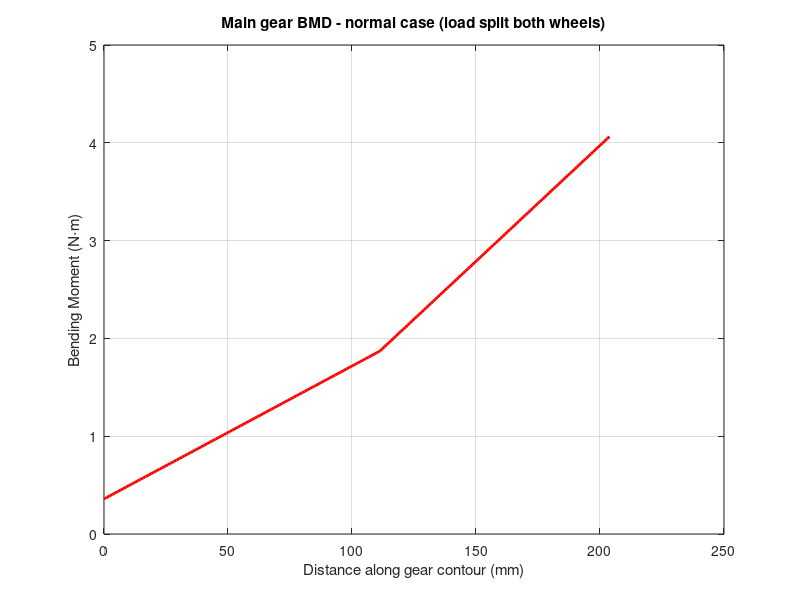
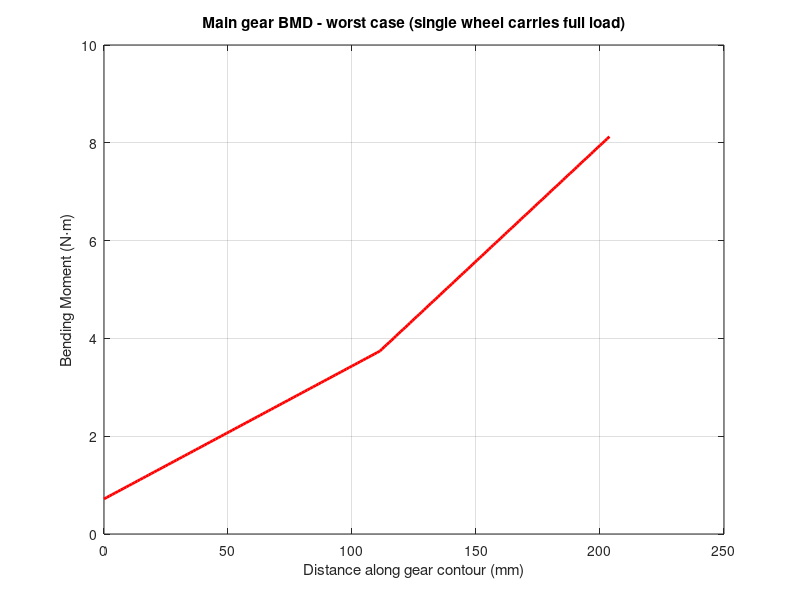

MATLAB code to generate these figures, in order: (Note: this script raises an error after producing the figures.)
clear;
clc;
close all;


%% Hardcoded Values
MTOW        = 6.9;         % kg
g           = 9.81;        % m/s^2
chord       = 0.265;       % m, wing MAC
b_wing      = 2.0;         % m, wing span
sigma_yield = 150e6;       % Pa, Al 1100
sigma_yield_gear = 276e6;  % Pa, Al 6061
E_gear      = 68.9e9;      % Pa, Al 6061 Young's modulus
n_gear      = 3.0;         % design landing load factor
t_leg       = 1e-3;        % m, Thickness
FOS         = 1.5;         % factor of safety
n_fatigue   = 1.5;         % fatigue factor
k_stress    = 1.5;         % stress concentration factor

CHANNEL_ASPECT_RATIO = 1; 
B_SEARCH_LO = 2.5*t_leg;   
B_SEARCH_HI = 0.10;        
BISECTION_TOL = 1e-9;      
BISECTION_MAX_ITER = 100;  
tipback_allow_deg   = 15;  % deg, standard GA minimum (Raymer)
turnover_allow_deg  = 63;  % deg, standard GA maximum (Raymer)
allow_defl_deg      = 5;   % deg, adopted allowable tip deflection angle


%% GEOMETRY

% Overall CG
X_cg            = 275.57e-3;  % m
Y_cg            = 13.03e-3;   % m
Z_cg            = 0.53e-3;    % m

% Nose landing gear
X_nose_attach   = 67.5e-3;    % m, fuselage attach point
Y_nose_attach   = -70.02e-3;  % m
Z_nose_attach   = 0;          % m

X_nose_wheel    = 56.85e-3;   % m, wheel centre
Y_nose_wheel    = -183.02e-3; % m
Z_nose_wheel    = 0;          % m

% Main landing gear
X_main_attach   = 369.31e-3;  % m, fuselage attach point
Y_main_attach   = -91.90e-3;  % m
Z_main_attach   = 0;          % m

X_main_wheel    = 369.31e-3;  % m, wheel centre
Y_main_wheel    = -183.02e-3; % m
Z_main_wheel    = 156.35e-3;  % m

% Wheels Specifications
d_wheel_nose    = 80e-3;      % m, nose wheel diameter
d_wheel_main    = 80e-3;      % m, main wheel diameter
m_wheel         = 170e-3;     % kg, mass per wheel

RAYMER_A_D      = 5.1;        % diameter constant
RAYMER_B_D      = 0.349;      % diameter exponent
RAYMER_A_B      = 2.3;        % width constant
RAYMER_B_B      = 0.312;      % width exponent

PLOT_N_PTS      = 100;       

theta_main_deg  = 35;         % deg, strut angle from vertical
MAX_BEAM_WIDTH  = 200e-3;     % m


%% ---------------- 3. DERIVED GEOMETRY -----------------------------------

pass_fail = {'FAIL', 'PASS'};

r_wheel_nose = d_wheel_nose/2;
r_wheel_main = d_wheel_main/2;

Y_ground = Y_main_wheel - r_wheel_main;

% Basic gear parameters
wheelbase = X_main_wheel - X_nose_wheel;                 % m
track     = 2*Z_main_wheel;                              % m, main gear track
h_cg      = Y_cg - Y_ground;                             % m, CG height above ground

leg_len_main = sqrt((X_main_wheel-X_main_attach)^2 + (Y_main_wheel-Y_main_attach)^2 ...
                     + (Z_main_wheel-Z_main_attach)^2);
leg_len_nose = sqrt((X_nose_wheel-X_nose_attach)^2 + (Y_nose_wheel-Y_nose_attach)^2 ...
                     + (Z_nose_wheel-Z_nose_attach)^2);

rake_main_frontview_deg = atand( (Z_main_wheel-Z_main_attach) / (Y_main_attach-Y_main_wheel) );

rake_nose_sideview_deg = atand( (X_nose_attach-X_nose_wheel) / (Y_nose_attach-Y_nose_wheel) );

height_main = Y_main_attach - Y_ground;   % m, vertical drop, attach -> ground
height_nose = Y_nose_attach - Y_ground;   % m, vertical drop, attach -> ground

fprintf('\n--- Basic gear parameters ---\n');
fprintf('Wheelbase            : %.2f mm\n', wheelbase*1e3);
fprintf('Main gear track      : %.2f mm\n', track*1e3);
fprintf('CG height above ground: %.2f mm\n', h_cg*1e3);
fprintf('Main leg length       : %.2f mm, front-view rake %.2f deg from vertical\n', ...
        leg_len_main*1e3, rake_main_frontview_deg);
fprintf('Nose leg length       : %.2f mm, side-view rake %.2f deg from vertical\n', ...
        leg_len_nose*1e3, rake_nose_sideview_deg);
fprintf('Main gear height (attach->ground): %.2f mm\n', height_main*1e3);
fprintf('Nose gear height (attach->ground): %.2f mm\n', height_nose*1e3);


%% ---------------- 4. STATIC LOAD DISTRIBUTION ---------------------------

W = MTOW*g;   % N, total static weight

W_main_total = W * (X_cg - X_nose_wheel) / wheelbase;   % both main legs combined
W_nose       = W * (X_main_wheel - X_cg) / wheelbase;   % nose gear

W_main_each  = W_main_total/2;                          % per main leg

fprintf('Total weight W        : %.2f N\n', W);
fprintf('Nose gear reaction     : %.2f N  (%.1f%% of W)\n', W_nose, 100*W_nose/W);
fprintf('Main gear reaction (tot): %.2f N  (%.1f%% of W)\n', W_main_total, 100*W_main_total/W);
fprintf('Main gear reaction (each leg): %.2f N\n', W_main_each);


%% ---------------- 5.1 TIRE SIZING -----------

W_nose_kg      = W_nose / g;          % kg, equivalent mass on nose wheel
W_main_each_kg = W_main_each / g;     % kg, equivalent mass on each main wheel

D_main_cm = RAYMER_A_D * W_main_each_kg^RAYMER_B_D;
b_main_cm = RAYMER_A_B * W_main_each_kg^RAYMER_B_B;

D_nose_cm = RAYMER_A_D * W_nose_kg^RAYMER_B_D;
b_nose_cm = RAYMER_A_B * W_nose_kg^RAYMER_B_B;

fprintf('Main wheel load (each): %.3f kg -> D_m = %.2f cm, b_m = %.2f cm\n', ...
        W_main_each_kg, D_main_cm, b_main_cm);
fprintf('Nose wheel load       : %.3f kg -> D_n = %.2f cm, b_n = %.2f cm\n', ...
        W_nose_kg, D_nose_cm, b_nose_cm);
fprintf('\nFor comparison, catalog wheels are %.1f mm dia (both) - the\n', d_wheel_main*1e3);
fprintf('calculated values above are what Raymer''s formula recommends as a\n');
fprintf('MINIMUM based on load alone; catalog wheels exceeding this is fine.\n');


%% ---------------- 5. DESIGN (IMPACT) LOADS ------------------------------

P_nose_design      = n_gear * W_nose;
P_main_design_each  = n_gear * W_main_each;

fprintf('\n--- Design (impact) loads, n_gear = %.2f ---\n', n_gear);
fprintf('Nose gear design load       : %.2f N\n', P_nose_design);
fprintf('Main gear design load (each): %.2f N\n', P_main_design_each);


%% ---------------- 6. STABILITY CHECKS (tip-back & turnover) -------------

tipback_deg = atand( (X_main_wheel - X_cg) / h_cg );

N_pt = [X_nose_wheel, 0];              % nose wheel, plan view
M_pt = [X_main_wheel, Z_main_wheel];   % one main wheel, plan view
C_pt = [X_cg, Z_cg];

line_vec = M_pt - N_pt;
NC_vec   = C_pt - N_pt;
d_perp   = abs(line_vec(1)*NC_vec(2) - line_vec(2)*NC_vec(1)) / norm(line_vec);

turnover_deg = atand(d_perp / h_cg);

fprintf('Tip-back angle  : %.2f deg  (allowable >= %.1f deg) -> %s\n', ...
        tipback_deg, tipback_allow_deg, pass_fail{(tipback_deg >= tipback_allow_deg)+1});
fprintf('Turnover angle  : %.2f deg  (allowable <= %.1f deg) -> %s\n', ...
        turnover_deg, turnover_allow_deg, pass_fail{(turnover_deg <= turnover_allow_deg)+1});

%% ---------------- 5.2 MAIN GEAR DESIGN - BMD -----

HLG_strut_main = Y_main_attach - Y_main_wheel;   % m
theta_main_rad = deg2rad(theta_main_deg);

L_strut_main     = HLG_strut_main / cos(theta_main_rad);      % m, inclined strut length
horiz_proj_main  = L_strut_main * sin(theta_main_rad);        % m, horizontal projection
beam_halfwidth_main = (track/2) - horiz_proj_main;              
sect2_len_main   = beam_halfwidth_main;                         

fprintf('Strut angle from vertical    : %.0f deg (design choice)\n', theta_main_deg);
fprintf('Section 1 (inclined strut)   : %.2f mm long\n', L_strut_main*1e3);
fprintf('Horizontal projection of strut: %.2f mm\n', horiz_proj_main*1e3);
fprintf('Section 2 (horizontal beam)  : %.2f mm HALF-width -> %.2f mm full beam width\n', ...
        beam_halfwidth_main*1e3, 2*beam_halfwidth_main*1e3);
fprintf('Fuselage width constraint     : %.2f mm max -> %s\n', ...
        MAX_BEAM_WIDTH*1e3, pass_fail{(2*beam_halfwidth_main <= MAX_BEAM_WIDTH)+1});

wt_main = b_main_cm / 100;   % m


F_normal = W_main_each;      % N, static reaction


F_worst = W_main_total;      % N, static reaction

M0_normal = F_normal * wt_main/2;
M0_worst  = F_worst  * wt_main/2;


fprintf('Tyre width : %.2f mm\n', wt_main*1e3);
fprintf('Normal case: F = %.2f N (per wheel), M0 = %.3f Nm\n', F_normal, M0_normal);
fprintf('Worst case : F = %.2f N (single wheel), M0 = %.3f Nm\n', F_worst, M0_worst);

x1 = linspace(0, L_strut_main, PLOT_N_PTS);             
x2 = linspace(0, sect2_len_main, PLOT_N_PTS);            

M1_normal = M0_normal + x1*F_normal*sin(theta_main_rad);
M2_normal = M0_normal + F_normal*(x2 + L_strut_main*sin(theta_main_rad));

M1_worst = M0_worst + x1*F_worst*sin(theta_main_rad);
M2_worst = M0_worst + F_worst*(x2 + L_strut_main*sin(theta_main_rad));

s1 = x1;                          
s2 = L_strut_main + x2;           

M_max_normal = max([M1_normal, M2_normal]);
M_max_worst  = max([M1_worst,  M2_worst]);

fprintf('M_max (normal case)  : %.3f Nm\n', M_max_normal);
fprintf('M_max (worst case)   : %.3f Nm  <-- use this for cross-section sizing\n', M_max_worst);
fprintf('(Note: M_max = M0 + F*(track/2) is independent of strut angle -\n');
fprintf(' the angle only reshapes the M(x) curve and affects axial/buckling.)\n');

try
    fig1 = figure('visible','off');
    plot([s1, s2]*1e3, [M1_normal, M2_normal], 'r-', 'LineWidth', 2);
    xlabel('Distance along gear contour (mm)');
    ylabel('Bending Moment (N\cdotm)');
    title('Main gear BMD - normal case (load split both wheels)');
    grid on;
    set(fig1, 'renderer', 'painters');
    exportgraphics(fig1, 'main_gear_BMD_normal.png', 'Resolution', 150);
    close(fig1);

    fig2 = figure('visible','off');
    plot([s1, s2]*1e3, [M1_worst, M2_worst], 'r-', 'LineWidth', 2);
    xlabel('Distance along gear contour (mm)');
    ylabel('Bending Moment (N\cdotm)');
    title('Main gear BMD - worst case (single wheel carries full load)');
    grid on;
    set(fig2, 'renderer', 'painters');
    exportgraphics(fig2, 'main_gear_BMD_worst.png', 'Resolution', 150);
    close(fig2);
catch ME
    fprintf('\n[Plot skipped - no graphics backend available: %s]\n', ME.message);
end


%% ---------------- 5.2c CROSS-SECTION SIZING --


sigma_allowable_gear = sigma_yield_gear / (n_fatigue * FOS * k_stress);
S_required = M_max_worst / sigma_allowable_gear;

fprintf('Allowable stress       : %.2f MPa\n', sigma_allowable_gear/1e6);
fprintf('Required section modulus S = M_max/sigma_allow: %.4e m^3\n', S_required);

b_lo = B_SEARCH_LO; b_hi = B_SEARCH_HI;
for iter = 1:BISECTION_MAX_ITER
    b_mid = (b_lo + b_hi)/2;
    h_mid = CHANNEL_ASPECT_RATIO * b_mid;
    [S_mid, ~, ~] = channel_section_props(b_mid, h_mid, t_leg);
    if S_mid < S_required
        b_lo = b_mid;
    else
        b_hi = b_mid;
    end
    if (b_hi - b_lo) < BISECTION_TOL
        break
    end
end
b_req = b_hi;                         
h_req = CHANNEL_ASPECT_RATIO * b_req;
[S_req_actual, y_max_req, I_req_actual] = channel_section_props(b_req, h_req, t_leg);

fprintf('Converged after %d bisection iterations\n', iter);
fprintf('Required b (flange width): %.2f mm\n', b_req*1e3);
fprintf('Required h (web height)  : %.2f mm  (h = %.1f * b)\n', h_req*1e3, CHANNEL_ASPECT_RATIO);
fprintf('Thickness t               : %.2f mm\n', t_leg*1e3);
fprintf('Resulting I                : %.4e m^4\n', I_req_actual);
fprintf('Resulting y_max             : %.4f mm\n', y_max_req*1e3);
fprintf('Resulting section modulus S: %.4e m^3  (required %.4e) -> %s\n', ...
        S_req_actual, S_required, pass_fail{(S_req_actual >= S_required)+1});


%% ---------------- 5.2d TIP DEFLECTION ------------------------------------

EI = E_gear * I_req_actual;

a1 = M0_worst;
b1 = F_worst*sin(theta_main_rad);
a2 = M0_worst + F_worst*L_strut_main*sin(theta_main_rad);
b2 = F_worst;

int_M_sec1  = a1*L_strut_main + b1*L_strut_main^2/2;
int_M_sec2  = a2*sect2_len_main + b2*sect2_len_main^2/2;
int_M2_sec1 = a1^2*L_strut_main + a1*b1*L_strut_main^2 + b1^2*L_strut_main^3/3;
int_M2_sec2 = a2^2*sect2_len_main + a2*b2*sect2_len_main^2 + b2^2*sect2_len_main^3/3;

int_M  = int_M_sec1 + int_M_sec2;
int_M2 = int_M2_sec1 + int_M2_sec2;

theta_tip_rad = int_M / EI;
theta_tip_deg = rad2deg(theta_tip_rad);
delta_tip     = int_M2 / (F_worst * EI);

fprintf('Tip deflection            : %.3f mm\n', delta_tip*1e3);
fprintf('Tip angular deflection    : %.3f deg  (allowable <= %.1f deg) -> %s\n', ...
        theta_tip_deg, allow_defl_deg, pass_fail{(theta_tip_deg <= allow_defl_deg)+1});


%% ---------------- LOCAL FUNCTIONS ----------------------------------------
function [S, y_max, I] = channel_section_props(b, h, t)

    A_web    = (h - 2*t) * t;
    A_flange = b * t;                   
    A_total  = A_web + 2*A_flange;

    x_web    = t/2;                       
    x_flange = b/2;                       

    x_bar = (A_web*x_web + 2*A_flange*x_flange) / A_total;   
    I_web_own    = (h - 2*t) * t^3 / 12;               
    I_flange_own = t * b^3 / 12;                       
    I = I_web_own + A_web*(x_bar - x_web)^2 ...
        + 2*(I_flange_own + A_flange*(x_bar - x_flange)^2);

    y_max = max(x_bar, b - x_bar);        
    S = I / y_max;                         
end
